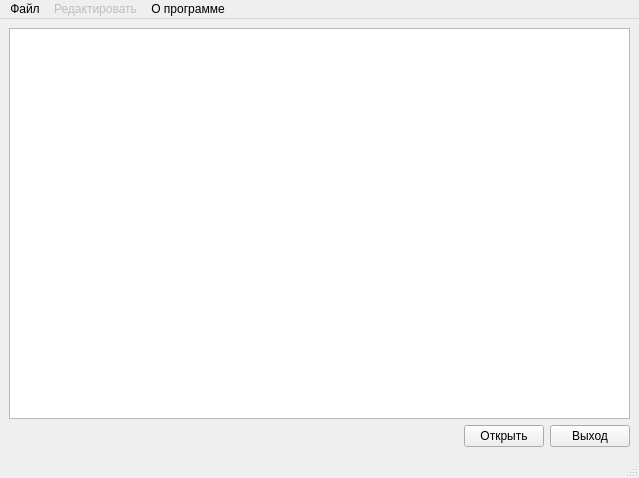
<?xml version="1.0" encoding="UTF-8"?>
<ui version="4.0">
 <class>MainWindow</class>
 <widget class="QMainWindow" name="MainWindow">
  <property name="geometry">
   <rect>
    <x>0</x>
    <y>0</y>
    <width>639</width>
    <height>478</height>
   </rect>
  </property>
  <property name="windowTitle">
   <string>MainWindow</string>
  </property>
  <widget class="QWidget" name="centralwidget">
   <layout class="QVBoxLayout" name="verticalLayout">
    <item>
     <widget class="QTableWidget" name="tableWidget"/>
    </item>
    <item>
     <layout class="QHBoxLayout" name="horizontalLayout">
      <item>
       <spacer name="horizontalSpacer">
        <property name="orientation">
         <enum>Qt::Horizontal</enum>
        </property>
        <property name="sizeHint" stdset="0">
         <size>
          <width>40</width>
          <height>20</height>
         </size>
        </property>
       </spacer>
      </item>
      <item>
       <widget class="QPushButton" name="pushOpen">
        <property name="text">
         <string>Открыть</string>
        </property>
       </widget>
      </item>
      <item>
       <widget class="QPushButton" name="pushExit">
        <property name="text">
         <string>Выход</string>
        </property>
       </widget>
      </item>
     </layout>
    </item>
   </layout>
  </widget>
  <widget class="QMenuBar" name="menubar">
   <property name="geometry">
    <rect>
     <x>0</x>
     <y>0</y>
     <width>639</width>
     <height>20</height>
    </rect>
   </property>
   <widget class="QMenu" name="menu">
    <property name="title">
     <string>Файл</string>
    </property>
    <addaction name="action_Open"/>
    <addaction name="action_Save"/>
   </widget>
   <widget class="QMenu" name="menu_2">
    <property name="enabled">
     <bool>false</bool>
    </property>
    <property name="title">
     <string>Редактировать</string>
    </property>
    <addaction name="action_Add"/>
    <addaction name="action_Edit"/>
    <addaction name="action_Delete"/>
   </widget>
   <widget class="QMenu" name="menu_3">
    <property name="title">
     <string>О программе</string>
    </property>
    <addaction name="action_About"/>
    <addaction name="action_Exit"/>
   </widget>
   <addaction name="menu"/>
   <addaction name="menu_2"/>
   <addaction name="menu_3"/>
  </widget>
  <widget class="QStatusBar" name="statusbar"/>
  <action name="action_Open">
   <property name="text">
    <string>Открыть</string>
   </property>
  </action>
  <action name="action_Save">
   <property name="enabled">
    <bool>false</bool>
   </property>
   <property name="text">
    <string>Сохранить</string>
   </property>
  </action>
  <action name="action_Add">
   <property name="enabled">
    <bool>false</bool>
   </property>
   <property name="text">
    <string>Добавить</string>
   </property>
  </action>
  <action name="action_Edit">
   <property name="enabled">
    <bool>false</bool>
   </property>
   <property name="text">
    <string>Изменить</string>
   </property>
  </action>
  <action name="action_Delete">
   <property name="enabled">
    <bool>false</bool>
   </property>
   <property name="text">
    <string>Удалить</string>
   </property>
  </action>
  <action name="action_About">
   <property name="text">
    <string>О программе</string>
   </property>
  </action>
  <action name="action_Exit">
   <property name="text">
    <string>Выход</string>
   </property>
  </action>
 </widget>
 <resources/>
 <connections>
  <connection>
   <sender>action_Exit</sender>
   <signal>triggered()</signal>
   <receiver>MainWindow</receiver>
   <slot>close()</slot>
   <hints>
    <hint type="sourcelabel">
     <x>-1</x>
     <y>-1</y>
    </hint>
    <hint type="destinationlabel">
     <x>402</x>
     <y>238</y>
    </hint>
   </hints>
  </connection>
  <connection>
   <sender>pushExit</sender>
   <signal>clicked()</signal>
   <receiver>MainWindow</receiver>
   <slot>close()</slot>
   <hints>
    <hint type="sourcelabel">
     <x>755</x>
     <y>435</y>
    </hint>
    <hint type="destinationlabel">
     <x>402</x>
     <y>238</y>
    </hint>
   </hints>
  </connection>
 </connections>
</ui>
